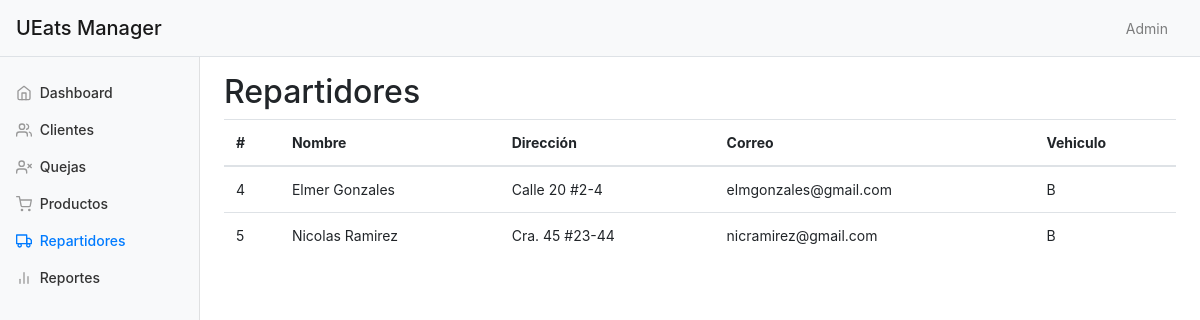
/repartidores/, run on the app's committed database.
### reportes/models.py (models this page shows, shortened)
class Usuario(models.Model):
    nombre = models.CharField(max_length=80)
    apellido = models.CharField(max_length=120)
    direccion = models.CharField(max_length=120)
    correo = models.CharField(max_length=120)

class Repartidor(Usuario):
    VEHICULO = (
        ('B', 'Bicicleta'),
        ('M', 'Moto'),
        ('C', 'Carro')
    )
    vehiculo = models.CharField(max_length=1, choices=VEHICULO)

class Usuario(models.Model):
    nombre = models.CharField(max_length=80)
    apellido = models.CharField(max_length=120)
    direccion = models.CharField(max_length=120)
    correo = models.CharField(max_length=120)

### reportes/views.py (the view)
# urls.py: path('repartidores/', views.repartidores, name='repartidores'),
def repartidores(request):
    repartidores = list(Repartidor.objects.all())
    context = {'repartidores': repartidores}
    return render(request, 'reportes/repartidores.html', context)

### reportes/templates/reportes/repartidores.html
{% extends 'reportes/base.html' %}
{% block content %}
<h2>Repartidores</h2>
{% if repartidores %}
<table class="table table-hover">
    <thead>
        <tr>
            <th>#</th>
            <th>Nombre</th>
            <th>Dirección</th>
            <th>Correo</th>
            <th>Vehiculo</th>
        </tr>
    </thead>
    <tbody>
        {% for repartidor in repartidores %}
        <tr>
            <td>{{ repartidor.id }}</td>
            <td>{{ repartidor.nombre}} {{ repartidor.apellido }}</td>
            <td>{{ repartidor.direccion }}</td>
            <td>{{ repartidor.correo }}</td>
            <td>{{ repartidor.vehiculo }}</td>
        </tr>
        {% endfor %}
    </tbody>
</table>
{% else %}
<p>No hay repartidores en la base de datos.</p>
{% endif %}
{% endblock %}

### reportes/static/reportes/estilos.css (style rules this page uses)
body { font-size: .875rem; }

### data on the page
Repartidor: id "4", nombre "Elmer", apellido "Gonzales", direccion "Calle 20 #2-4", correo "elmgonzales@gmail.com", vehiculo "B"
Repartidor: id "5", nombre "Nicolas", apellido "Ramirez", direccion "Cra. 45 #23-44", correo "nicramirez@gmail.com", vehiculo "B"
